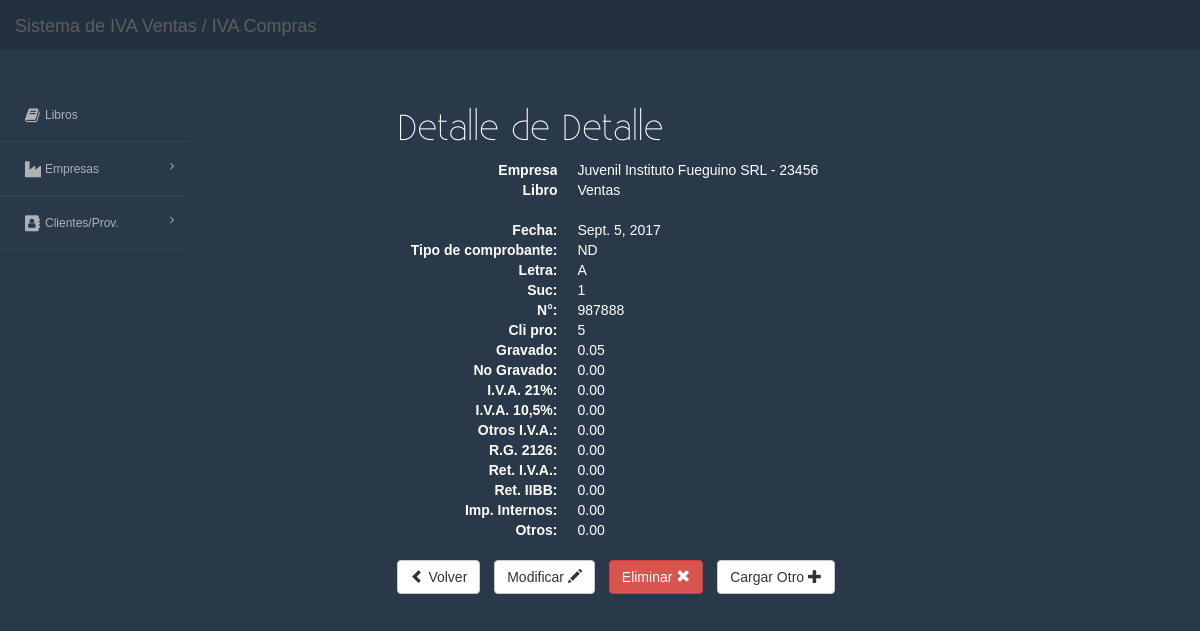
The app's page /v_detalle/27/ with its own data.
### IVAcompras/models.py (models this page shows, shortened)
class Detalle(models.Model):
	libro = models.ForeignKey(Libro)
	fecha = models.DateField(auto_now=False, null=True)
	tipo_comprobante_choices = (
		('F', 'Factura'),
		('ND', 'Nota de Débito'),
		('NC', 'Nota de Crédito'),
		('R', 'Recibo'),
		)
	tipo_comprobante = models.CharField("Tipo de comprobante", max_length=2, choices= tipo_comprobante_choices, null=True)
	letra = models.CharField("Letra", max_length=1, null=True)
	sucursal = models.CharField("Suc", max_length=3, null=True)
	nfactura = models.CharField("N°", max_length=30, null=True)
	cli_pro = models.ForeignKey(CliPro, null=True)
	gravado = models.DecimalField("Gravado", default=0, null=True, decimal_places=2, max_digits=6, validators=[MinValueValidator(Decimal('0.00'))])
	no_gravado = models.DecimalField("No Gravado", default=0, null=True, decimal_places=2, max_digits=6, validators=[MinValueValidator(Decimal('0.00'))])
	iva21 = models.DecimalField("I.V.A. 21%", default=0, null=True, decimal_places=2, max_digits=6, validators=[MinValueValidator(Decimal('0.00'))])
	iva105= models.DecimalField("I.V.A. 10,5%", default=0, null=True, decimal_places=2, max_digits=6, validators=[MinValueValidator(Decimal('0.00'))])
	iva_otros= models.DecimalField("Otros I.V.A.", default=0, null=True, decimal_places=2, max_digits=6, validators=[MinValueValidator(Decimal('0.00'))])
	rg2126= models.DecimalField("R.G. 2126", default=0, null=True, decimal_places=2, max_digits=6, validators=[MinValueValidator(Decimal('0.00'))])
	ret_IVA = models.DecimalField("Ret. I.V.A.", default=0, null=True, decimal_places=2, max_digits=6, validators=[MinValueValidator(Decimal('0.00'))])
	ret_iibb= models.DecimalField("Ret. IIBB", default=0, null=True, decimal_places=2, max_digits=6, validators=[MinValueValidator(Decimal('0.00'))])
	imp_int= models.DecimalField("Imp. Internos", default=0, null=True, decimal_places=2, max_digits=6, validators=[MinValueValidator(Decimal('0.00'))])
	otros= models.DecimalField("Otros", default=0, null=True, decimal_places=2, max_digits=6, validators=[MinValueValidator(Decimal('0.00'))])
	class Meta:
		unique_together = ("libro", "tipo_comprobante", "nfactura")

class Libro(models.Model):
	empresa = models.ForeignKey(Empresa)
	tipo_libro_choices = (
		('V', 'Libro Ventas'),
		('C', 'Libro Compras'),
		)
	tipo_libro = models.CharField("Tipo de Libro", max_length=1, choices=tipo_libro_choices)
	class Meta:
		unique_together = ("empresa", "tipo_libro")

class Empresa(models.Model):
	nombre = models.CharField(max_length=50)
	propietario = models.CharField(max_length=50)
	cuit = models.CharField("CUIT", max_length=50)
	localidad = models.CharField(max_length=50)
	direccion = models.CharField(max_length=50)
	telefono = models.CharField(max_length=50, null=True, blank=True)
	directorio = models.CharField(max_length=50)
	def __str__(self):
		return ('%s - %s')%(self.nombre, self.cuit)

### IVAcompras/views.py (the view)
# urls.py: url(r'^v_detalle/(?P<id>\d+)/$', views.v_detalle, name='v_detalle'),
def v_detalle(request, id=None):
	instance = get_object_or_404(Detalle, id=id)
	objeto = DetalleForm(data=model_to_dict(Detalle.objects.get(id=id), exclude=["libro"]))
	context = {
		"instance" : instance,
		"title": "Detalle de Detalle",
		"objeto": objeto,
	}
	return render(request, "v_detalle.html", context)

### templates/v_detalle.html
{% extends 'base.html' %}
{% block content %}
<div class="row">
	<div class="col-md-8 col-md-offset-2">
		<h1>{{ title }}</h1>
			<dl class="dl-horizontal">
					<dt>Empresa</dt>
					<dd>{{ instance.libro.empresa }}</dd>
					<dt>Libro</dt>
					{% if instance.libro.tipo_libro == 'C' %}
						<dd>Compras</dd>
					{% else %}
						<dd>Ventas</dd>
					{% endif %}
					<br>
				{% for field in objeto %}
					{% if field.data != None %}
					<dt>{{ field.label }}:</dt><dd>{{field.data}}</dd>
					{% endif %}
				{% endfor %}
				</dl>
			<div align="left">
				<ul class="list-inline">
					<li>
			<a class="btn btn-default btn-md" role="button" href="{% url 'iva:v_libro' id=instance.libro.id %}"><span class="glyphicon glyphicon-chevron-left"></span>  Volver</a>
					</li>
					<li>
						<a class="btn btn-default btn-md" role="button" href="{% url 'iva:m_detalle' id=instance.id %}">
					Modificar <span class="glyphicon glyphicon-pencil"></span>
						</a>
					</li>
					<li>
						<a class="btn btn-danger btn-md" role="button" href="{% url 'iva:d_detalle' id=instance.id %}">
					Eliminar <span class="glyphicon glyphicon-remove"></span>
						</a>
					</li>
					<li>
						<a class="btn btn-default btn-md" role="button" href="{% url 'iva:a_detalle' l=instance.libro.id %}">Cargar Otro  <span class="glyphicon glyphicon-plus"></span></a>
					</li>
				</ul>
			</div>
        </div>
	</div>
{% endblock %}

### static/css/iva.css (style rules this page uses)
body { padding-top: 70px; padding-bottom: 30px; padding-right: 240px; color: #fff; background: #293949; font-family: 'Open-Sans',sans-serif; margin: 0; text-rendering: optimizeLegibility; -webkit-font-smoothing: antialiased; }
h1 { font-family: Existence-Light; }

### records on screen
Detalle: libro.empresa "Juvenil Instituto Fueguino SRL - 23456", data "Sept. 5, 2017" "ND" "987888" "0.05" "0.00" "0.00" "0.00" "0.00" "0.00" "0.00" "0.00" "0.00" "0.00"

### other values on screen
{{ title }} "Detalle de Detalle"
{{ field.label }} "Fecha" "Tipo de comprobante" "Letra" "Suc" "N°" "Cli pro" "Gravado" "No Gravado" "I.V.A. 21%" "I.V.A. 10,5%" "Otros I.V.A." "R.G. 2126" "Ret. I.V.A." "Ret. IIBB" "Imp. Internos" "Otros"
{{ field.data }} "A" "1" "5"
